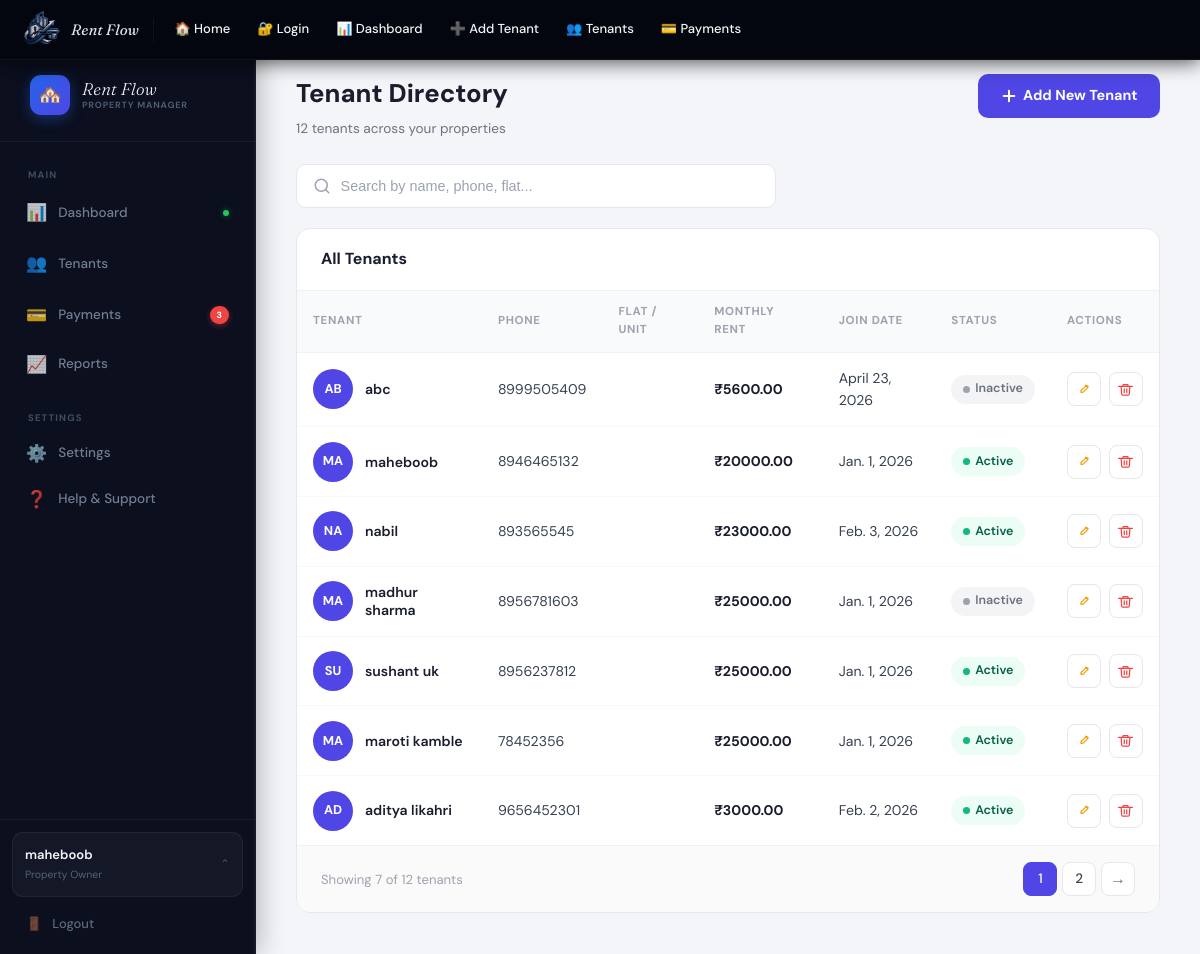
/tenantlist/ (signed in), run on the app's committed database.
### tracker/models.py (models this page shows, shortened)
class tenant(models.Model):
    name=models.CharField(max_length=100)
    phone=models.CharField(max_length=15,default="")
    monthly_rent=models.DecimalField(max_digits=10,decimal_places=2,default=0)
    join_date=models.DateField()
    is_active=models.BooleanField(default=True)

### tracker/views.py (the view)
# urls.py: path('tenantlist/',views.tenant_list,name="tenant_list"),
@login_required
def tenant_list(request):
      tenantlist=tenant.objects.all()
      search=request.GET.get("search")
      if search:
            tenantlist=tenantlist.filter(
                  name__icontains=search
            )
      paginator = Paginator(tenantlist, 7)
      page_number = request.GET.get("page")
      page_obj = paginator.get_page(page_number)
      context={
            'tenantlist':tenantlist,
            'page_obj':page_obj
      }
      return render(request,"tracker/tenantList.html",context)

### tracker/templates/tracker/tenantList.html (shortened to what this page needs)
{% extends "main_nav.html" %}
{% load static %}
{% block content %}
<link rel="stylesheet" href="{% static 'css/tenantlist.css' %}">
<link rel="stylesheet" href="{% static 'css/style.css' %}">
<div id="page-dashboard" class="page active">
  <div class="app-shell">
    {% include "tracker/side_nav.html" %}
    <div class="main-area">
      <div class="tl-topbar">
        <div>
          <h2>Tenant Directory</h2>
          <p class="subtitle">{{ page_obj.paginator.count }} tenant{{ page_obj.paginator.count|pluralize }} across your properties</p>
        </div>
        <a href="{% url 'tenantadd' %}" class="btn-add-tenant">
          <svg width="16" height="16" fill="none" viewBox="0 0 24 24" stroke="currentColor" stroke-width="3"><path stroke-linecap="round" stroke-linejoin="round" d="M12 4v16m8-8H4"/></svg>
          Add New Tenant
        </a>
      </div>
      <div class="tl-search-row">
        <form method="get">
          <div class="tl-search-wrap">
            <svg fill="none" viewBox="0 0 24 24" stroke="currentColor" stroke-width="2"><circle cx="11" cy="11" r="8"/><path stroke-linecap="round" d="M21 21l-4.35-4.35"/></svg>
            <input type="text" name="search" value="{{ request.GET.search }}" placeholder="Search by name, phone, flat...">
          </div>
        </form>
      </div>
      <div class="tl-card">
        <div class="tl-card-header">
          <h3>All Tenants</h3>
        </div>
        <table class="tl-table">
          <thead>
            <tr>
              <th>Tenant</th>
              <th>Phone</th>
              <th>Flat / Unit</th>
              <th>Monthly Rent</th>
              <th>Join Date</th>
              <th>Status</th>
              <th>Actions</th>
            </tr>
          </thead>
          <tbody>
            {% for tenant in page_obj %}
            <tr>
              <td>
                <div class="tenant-cell">
                  <div class="tenant-avatar">
                    {{ tenant.name|slice:":2"|upper }}
                  </div>
                  <div>
                    <span class="tenant-name">{{ tenant.name }}</span>
                  </div>
                </div>
              </td>
              <td>{{ tenant.phone }}</td>
              <td>{{ tenant.flat_unit }}</td>
              <td><span class="rent-val">₹{{ tenant.monthly_rent }}</span></td>
              <td>{{ tenant.join_date }}</td>
              <td>
                {% if tenant.is_active %}
                  <span class="badge badge-active">
                    <span class="badge-dot"></span> Active
                  </span>
                {% else %}
                  <span class="badge badge-inactive">
                    <span class="badge-dot"></span> Inactive
                  </span>
                {% endif %}
              </td>
              <td>
                <div class="action-btns">
                  <a href="{% url 'tenant_edit' tenant.id %}" class="btn-icon btn-icon-edit" title="Edit">
                    <svg fill="none" viewBox="0 0 24 24" stroke="currentColor" stroke-width="2"><path stroke-linecap="round" stroke-linejoin="round" d="M15.232 5.232l3.536 3.536M9 13l6.768-6.768a2 2 0 112.828 2.828L11.828 15.828a2 2 0 01-1.414.586H8v-2.414a2 2 0 01.586-1.414z"/></svg>
                  </a>
                  <a href="{% url 'tenant_delete' tenant.id %}" class="btn-icon btn-icon-delete" title="Delete">
                    <svg fill="none" viewBox="0 0 24 24" stroke="currentColor" stroke-width="2"><path stroke-linecap="round" stroke-linejoin="round" d="M19 7l-.867 12.142A2 2 0 0116.138 21H7.862a2 2 0 01-1.995-1.858L5 7m5 4v6m4-6v6M1 7h22M8 7V5a1 1 0 011-1h6a1 1 0 011 1v2"/></svg>
                  </a>
                </div>
              </td>
            </tr>
            {% empty %}
            <tr>
              <td colspan="7" style="text-align:center; padding: 2.5rem; color:#9ca3af;">No tenants found.</td>
            </tr>
            {% endfor %}
          </tbody>
        </table>
        <div class="tl-footer">
          <span class="showing-txt">
            Showing {{ page_obj|length }} of {{ page_obj.paginator.count }} tenant{{ page_obj.paginator.count|pluralize }}
          </span>
          <div class="pagination">
            <span class="pg-current">{{ page_obj.number }}</span>
            {% if page_obj.has_next %}
              <a href="?{% if request.GET.search %}search={{ request.GET.search }}&{% endif %}page={{ page_obj.next_page_number }}">{{ page_obj.next_page_number }}</a>
              <a href="?{% if request.GET.search %}search={{ request.GET.search }}&{% endif %}page={{ page_obj.paginator.num_pages }}" class="pg-arrow" title="Last">→</a>
            {% endif %}
          </div>
        </div>
      </div>
    </div>
  </div>
</div>
{% endblock  %}

### tracker/templates/tracker/side_nav.html (shortened to what this page needs)
{% load static %}
<!DOCTYPE html>
<html lang="en">
<head>
 <link rel="stylesheet" href="{% static 'css/side_nav.css' %}">
</head>
<body>
     <aside class="sidebar">
      <div class="sb-brand">
        <div class="sb-brand-inner">
          <div class="sb-logo-box">🏘️</div>
          <div class="sb-logo-text">
            <div class="sb-name">Rent Flow</div>
            <div class="sb-tag">Property Manager</div>
          </div>
        </div>
      </div>
      <div class="sb-section"><div class="sb-section-label">Main</div></div>
      <a class="sb-item active" href="{% url "dashboard" %}"><span class="si">📊</span> Dashboard <span class="sb-dot"></span></a>
      <a class="sb-item" href="{% url "tenant_list" %}"><span class="si">👥</span> Tenants</a>
      <a class="sb-item" href="{% url "payment_list" %}"><span class="si">💳</span> Payments <span class="sb-badge">3</span></a>
      <button class="sb-item"><span class="si">📈</span> Reports</button>
      <div class="sb-section" style="margin-top:8px;"><div class="sb-section-label">Settings</div></div>
      <button class="sb-item"><span class="si">⚙️</span> Settings</button>
      <button class="sb-item"><span class="si">❓</span> Help &amp; Support</button>
      <div class="sb-spacer"></div>
      <div class="sb-bottom">
        <div class="sb-user">
          <div class="sb-user-info"><div class="sb-u-name">{{ request.user.username }}</div><div class="sb-u-role">Property Owner</div></div>
          <span class="sb-chevron">⌃</span>
        </div>
        <button class="sb-logout"><span>🚪</span> <a href="{% url "logout" %}">Logout</a></button>
      </div>
    </aside>
</body>
</html>

### tracker/static/css/style.css (style rules this page uses)
:root { --blue-50:#eff6ff;--blue-100:#dbeafe;--blue-200:#bfdbfe; --blue-400:#60a5fa;--blue-500:#3b82f6;--blue-600:#2563eb; --blue-700:#1d4ed8;--blue-900:#1e3a8a; --indigo-50:#eef2ff;--indigo-400:#818cf8; --indigo-500:#6366f1;--indigo-600:#4f46e5; --gray-50:#f9fafb;--gray-100:#f3f4f6;--gray-200:#e5e7eb; --gray-300:#d1d5db;--gray-400:#9ca3af;--gray-500:#6b7280; --gray-600:#4b5563;--gray-700:#374151;--gray-800:#1f2937;--gray-900:#111827; --green-100:#dcfce7;--green-500:#22c55e;--green-600:#16a34a; --amber-100:#fef3c7;--amber-500:#f59e0b;--amber-600:#d97706; --red-100:#fee2e2;--red-500:#ef4444;--red-600:#dc2626; --sidebar-bg:#0b0f1e; --sidebar-w:256px; --sh-sm:0 1px 3px rgba(0,0,0,.07); --sh:0 2px 8px rgba(0,0,0,.08); --sh-md:0 6px 20px rgba(0,0,0,.09); --sh-lg:0 12px 40px rgba(0,0,0,.13); --r:12px;--r-lg:16px;--r-xl:20px; --dur:.22s;--ease:cubic-bezier(.4,0,.2,1); }
*,*::before,*::after { box-sizing:border-box;margin:0;padding:0; }
html { scroll-behavior:smooth; }
body { font-family:'DM Sans',sans-serif;background:var(--gray-50);color:var(--gray-800);line-height:1.6;font-size:15px;-webkit-font-smoothing:antialiased; }
.page { display:none;min-height:100vh;padding-top:42px; }
.page.active { display:block;animation:fadeIn .2s var(--ease); }

### data on the page
tenant: name "AB", name "abc", phone "8999505409", monthly_rent "5600.00", join_date "April 23, 2026", is_active False (drawn)
tenant: name "MA", name "maheboob", phone "8946465132", monthly_rent "20000.00", join_date "Jan. 1, 2026", is_active True (drawn)
tenant: name "NA", name "nabil", phone "893565545", monthly_rent "23000.00", join_date "Feb. 3, 2026", is_active True (drawn)
tenant: name "MA", name "madhur sharma", phone "8956781603", monthly_rent "25000.00", join_date "Jan. 1, 2026", is_active False (drawn)
tenant: name "SU", name "sushant uk", phone "8956237812", monthly_rent "25000.00", join_date "Jan. 1, 2026", is_active True (drawn)
tenant: name "MA", name "maroti kamble", phone "78452356", monthly_rent "25000.00", join_date "Jan. 1, 2026", is_active True (drawn)
tenant: name "AD", name "aditya likahri", phone "9656452301", monthly_rent "3000.00", join_date "Feb. 2, 2026", is_active True (drawn)

### other printed values
{{ request.user.username }} "maheboob"
{{ page_obj.paginator.count }} "12"
{{ page_obj|length }} "7"
{{ page_obj.number }} "1"
{{ page_obj.next_page_number }} "2"
